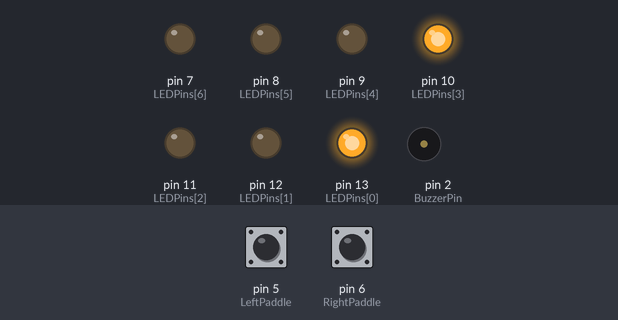
A sketch run on a simulated Arduino Uno, built with avr-gcc and run on an emulated ATmega328P. Parts: output pins drawn as LEDs (lit = HIGH), buzzer (waves = sounding, pin HIGH). Inputs (shaded band) come from the test bench; at power-on: pin 5 (LeftPaddle) LOW, pin 6 (RightPaddle) LOW.

Above: at 1.2 s.
1.3 s: pin 5 (LeftPaddle) pulled HIGH for 0.15 s
At 3.9 s:
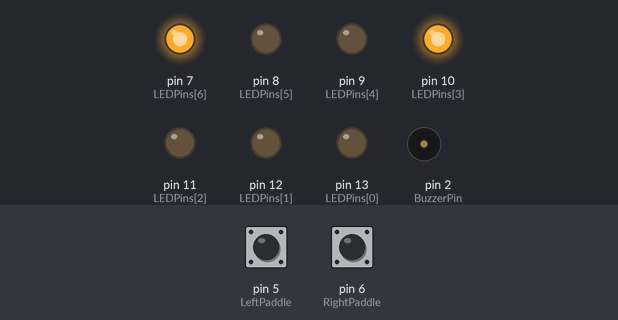
4.3 s: pin 6 (RightPaddle) pulled HIGH for 0.15 s
At 5.87 s:
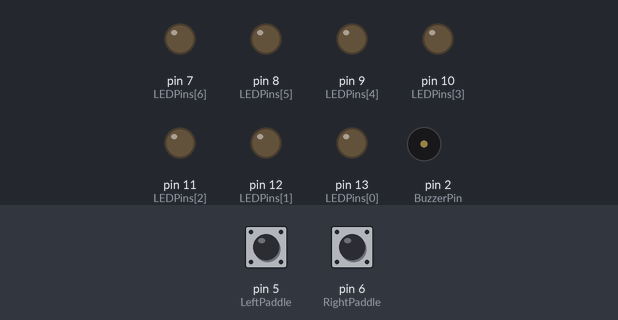
7.3 s: pin 5 (LeftPaddle) pulled HIGH for 1 s
At 8.35 s:
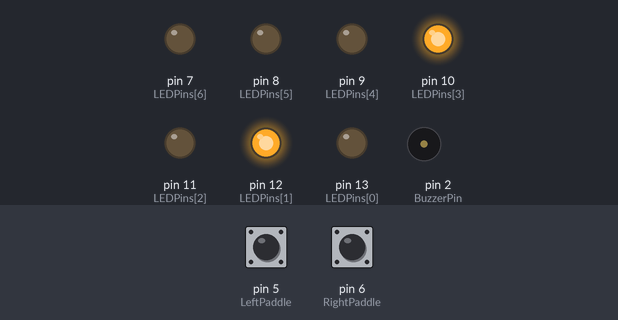
10.3 s: pin 6 (RightPaddle) pulled HIGH for 1 s
At 11.35 s:
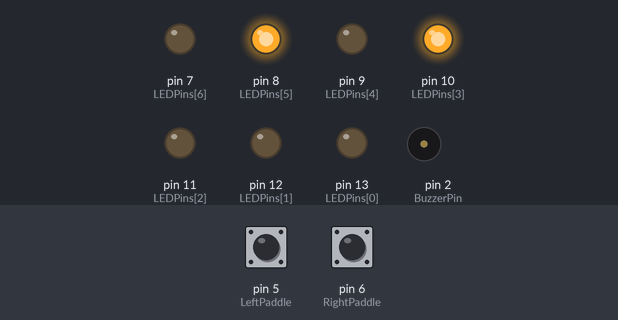
Timing chart, 0 to 14.3 s (numbered marks = the images above; inputs shaded):
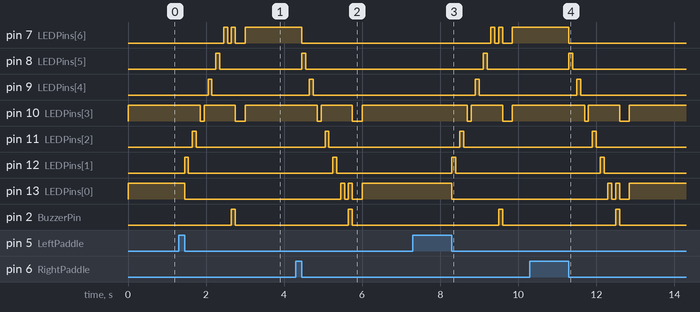

Measured:
- after the input at 1.3 s, pin 7 (LEDPins[6]): goes HIGH 0.10 s, LOW 0.10 s, HIGH 0.10 s, LOW 0.25 s, then HIGH, starting after 1.2 s; pin 8 (LEDPins[5]): LOW → HIGH after 0.95 s, → LOW 0.10 s later
- after the input at 4.3 s, pin 7 (LEDPins[6]): HIGH → LOW after 0.15 s; pin 8 (LEDPins[5]): LOW → HIGH after 0.15 s, → LOW 0.10 s later
- after the input at 7.3 s, pin 7 (LEDPins[6]): goes HIGH 0.10 s, LOW 0.10 s, HIGH 0.10 s, LOW 0.25 s, then HIGH, starting after 2.0 s; pin 8 (LEDPins[5]): LOW → HIGH after 1.8 s, → LOW 0.10 s later
- after the input at 10.3 s, pin 7 (LEDPins[6]): HIGH → LOW after 1.0 s; pin 8 (LEDPins[5]): LOW → HIGH after 1.0 s, → LOW 0.10 s later

The sketch:

Tennis.ino
```cpp
/**
 * Tennis
 *
 * A Mintuduino version of the Tennis game found on Radio Shack's Science Fair Microcomputer Trainer
 * (28-260). Very high level documentation follows.
 *
 * To use this software, setup the Mintduino on a RadioShack Electronics Learning Lab Kit (280055).
 * Connect the cathodes of all of the LEDs on the learning lab to ground. Connect the annodes of the
 * LEDs to some digital lines on the Mintduino. These lights will serve as the tennis ball. Connect
 * weak pull up resistors to switches S1 and S4.  Connect the same side of the switches to digital
 * lines on the Mintduino. Connect the other side of the switches to ground. Connect the cathode of
 * buzzer to ground and the anode to a Mintduino digital line.
 *
 * For programming select:
 * o Arduino Duemilanovae w/ ATmega328
 * o Correct serial port
 * o USBtineyISP
 * o Do not select Burn Bootloader
 *
 * This was a morning exercise. Obviously, this is quick and dirty code.= and the key handling is
 * especially kludgey.
 *
 * References:
 * http://www.polylith.com/~brendan/ClassicComputers/Tandy/uCptrTrainManual1.html
 * http://2.bp.blogspot.com/-QNlXE60dVzo/Udy5_ZrySBI/AAAAAAAAADc/Bjbl2CJCwUQ/s1600/mintduino_sch-1088x766.png
 * http://makezine.com/projects/build-a-mintronics-mintduino/
 * http://www.ftdichip.com/Support/Documents/DataSheets/Cables/DS_TTL-232R_CABLES.pdf
 *
 */

/** Pins that represent the balls */
static const int LEDPins[] = { 13, 12, 11, 10, 9, 8, 7 };

/** Middle pin */
static const int LEDNet = 10;

/** Mid index of LEDPins */
static const int LEDNETIndex = 3;

/** Number of LEDs */
#define NumLEDPins (sizeof(LEDPins)/sizeof(LEDPins[0]))

/** Left paddle pin */
static const int LeftPaddle = 5;

/** Right paddle pin */
static const int RightPaddle = 6;

/** Used for sound */
static const int BuzzerPin = 2;

/** Length of time to wait for buzzer */
static const int BuzzerDelay = 1;

/** Length of time to buzz when ball was dropped */
static const int FailBuzzerDelay = 100;

/** Length of time to wait after failure */
static const int FailDelay = 250;

/** Maximum score either player can get before the game ends */
static const int MaxScore = 7;


/** Possible ball speeds */
enum BallSpeed {
  BallSpeedSlow = 100,
  BallSpeedMedium = 50,
  BallSpeedFast = 25
};

/** Directions of ball */
enum BallDirection {
  BallDirectionLeft,
  BallDirectionRight
};

/** Game modes */
enum GameMode {
  GameModePlay,
  GameModeWaitForLeft,
  GameModeWaitForRight
};

/** Easy index into ball speed */
static const BallSpeed BallSpeeds[] = {
  BallSpeedSlow, BallSpeedMedium, BallSpeedFast
};

/** Score of left player */
static int leftScore = 0;

/** Score of right player */
static int rightScore = 0;

/** Position of ball. Index into LEDPins */
static int ballPosition = 0;

/** Whether or not the left paddle key must be released */
static bool mustReleaseLeft = false;

/** Whether or not the left paddle key must be released */
static bool mustReleaseRight = false;

/** Ball direction */
static BallDirection ballDirection = BallDirectionRight;

/** speed of the ball */
static BallSpeed ballSpeed = BallSpeedSlow;

/** Current game mode */
static GameMode gameMode = GameModeWaitForLeft;


/** Resets the global state to start a new game */
void startNewGame() {
  leftScore = rightScore = ballPosition = 0;
  ballSpeed = BallSpeedSlow;
  gameMode = GameModeWaitForLeft;
  mustReleaseLeft = mustReleaseRight = true;
  refreshScreen();
}


/** Refresh the screen completely */
static void refreshScreen() {
  for(int ii=0; ii<NumLEDPins; ii++) {
    const int led = LEDPins[ii];
    digitalWrite(led, ((led == LEDNet) || (ii == ballPosition)) ? HIGH : LOW);
  }
}

/** Clear the screen completely */
static void clearScreen() {
  for(int ii=0; ii<NumLEDPins; ii++) {
    const int led = LEDPins[ii];
    digitalWrite(led, LOW);
  }
}

/**
 * Buzz for time.
 * @param time time to buzz in ms
 */
static void buzz(int time) {
  digitalWrite(BuzzerPin, HIGH);
  delay(time);
  digitalWrite(BuzzerPin, LOW);
}


/** Process key presses */
static void checkKeys() {
  int leftStatus = digitalRead(LeftPaddle);
  int rightStatus = digitalRead(RightPaddle);

  if (leftStatus == HIGH) mustReleaseLeft = false;
  if (rightStatus == HIGH) mustReleaseRight = false;

  // Look to see if the ball was hit
  if ((ballPosition < LEDNETIndex) && (ballDirection == BallDirectionLeft)) {
    if (leftStatus == LOW) {
      if (!mustReleaseLeft) {
        ballDirection = BallDirectionRight;
        ballSpeed = BallSpeeds[(LEDNETIndex - 1 - ballPosition)];
        mustReleaseLeft = true;
      }
    }

    if (rightStatus == LOW)
      mustReleaseRight = true;
  } else if ((ballPosition > LEDNETIndex) && (ballDirection == BallDirectionRight)) {
      if (rightStatus == LOW) {
      if (!mustReleaseRight) {
        ballDirection = BallDirectionLeft;
        ballSpeed = BallSpeeds[(ballPosition - LEDNETIndex - 1)];
        mustReleaseRight = true;
      }
    }

    if (leftStatus == LOW)
      mustReleaseLeft = true;
  }
}


/** the setup routine runs once when you press reset: */
void setup() {
  // Initialize outputs
  for(int ii=0; ii<NumLEDPins; ii++)
    pinMode(LEDPins[ii], OUTPUT);

  // initialize the buzzer
  pinMode(BuzzerPin, OUTPUT);

  // initialize paddles
  pinMode(LeftPaddle, INPUT);
  pinMode(RightPaddle, INPUT);

  // Display the screen
  refreshScreen();

  // Make sure we are ready for a new game
  startNewGame();
}


/**
 * Waits for paddle to be pressed (pulled LOW) and released (return to HIGH).
 */
static void waitForPaddlePressAndRelease(int pin) {
  while(digitalRead(pin) == LOW);
  while(digitalRead(pin) == HIGH);
}


/** Display the left and right scores in binary format */
static void showScores() {
  digitalWrite(LEDPins[0], (leftScore & 0x04) ? HIGH : LOW);
  digitalWrite(LEDPins[1], (leftScore & 0x02) ? HIGH : LOW);
  digitalWrite(LEDPins[2], (leftScore & 0x01) ? HIGH : LOW);
  digitalWrite(LEDPins[3], LOW);
  digitalWrite(LEDPins[4], (rightScore & 0x04) ? HIGH : LOW);
  digitalWrite(LEDPins[5], (rightScore & 0x02) ? HIGH : LOW);
  digitalWrite(LEDPins[6], (rightScore & 0x01) ? HIGH : LOW);
}


/** Run when the ball is missed */
static void failSequence() {
  refreshScreen();
  buzz(FailBuzzerDelay);
  clearScreen();
  delay(FailDelay);
  refreshScreen();
  ballSpeed = BallSpeedSlow;
  mustReleaseRight = true;
  mustReleaseLeft = true;

  if ((leftScore >= MaxScore) || (rightScore >= MaxScore)) {
    showScores();
    buzz(FailBuzzerDelay);
    delay(FailDelay);
    buzz(FailBuzzerDelay);
    delay(FailDelay);
    waitForPaddlePressAndRelease(LeftPaddle);
    startNewGame();
  }
}


/** the loop routine runs over and over again forever: */
void loop() {
  // Wait for button to be pressed
  if (gameMode == GameModeWaitForLeft) {
    if (digitalRead(LeftPaddle) == LOW) {
      if (mustReleaseLeft) return;
    } else {
      mustReleaseLeft = false;
      return;
    }
    gameMode = GameModePlay;
    digitalWrite(LEDPins[ballPosition], LOW);
  } else if (gameMode == GameModeWaitForRight) {
    if (digitalRead(RightPaddle) == LOW) {
      if (mustReleaseRight) return;
    } else {
      mustReleaseRight = false;
      return;
    }
    gameMode = GameModePlay;
    digitalWrite(LEDPins[ballPosition], LOW);
  }

  // Move the ball
  if (ballDirection == BallDirectionRight) {
    ballPosition = ballPosition + 1;
    if (ballPosition >= NumLEDPins) {
      ballDirection = BallDirectionLeft;
      ballPosition = NumLEDPins - 1;
      leftScore++;
      gameMode = GameModeWaitForRight;
      failSequence();
      return;
    }
  } else {
    ballPosition = ballPosition - 1;
    if (ballPosition < 0) {
      ballDirection = BallDirectionRight;
      ballPosition = 0;
      rightScore++;
      gameMode = GameModeWaitForLeft;
      failSequence();
      return;
    }
  }

  // Display the ball
  const int led = LEDPins[ballPosition];
  digitalWrite(led, (led == LEDNet) ? LOW : HIGH);
  buzz(BuzzerDelay);
  delay(ballSpeed - BuzzerDelay);
  checkKeys();

  digitalWrite(led, (led == LEDNet) ? HIGH : LOW);
  delay(ballSpeed);
  checkKeys();
}
```
